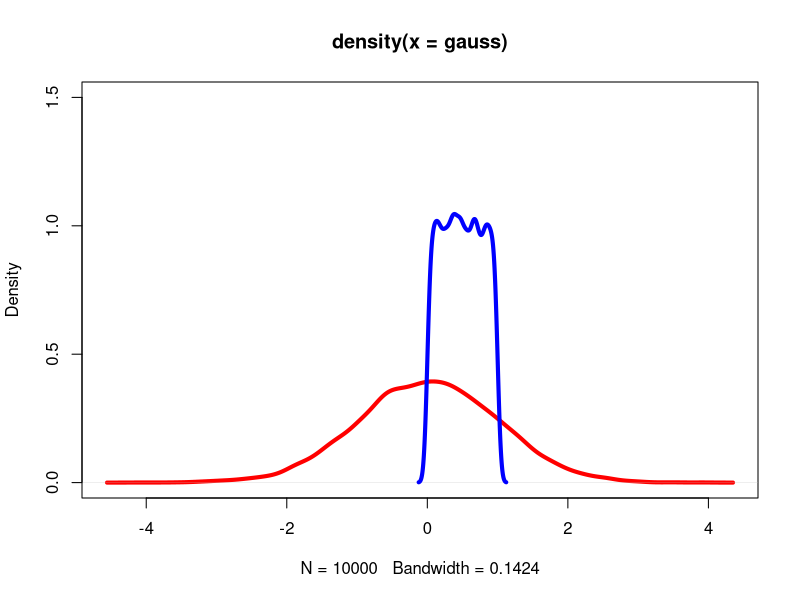
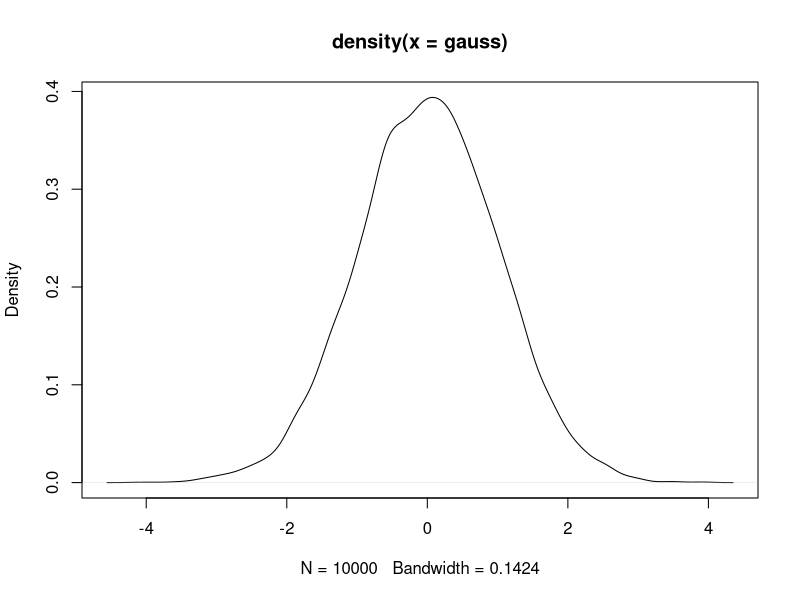
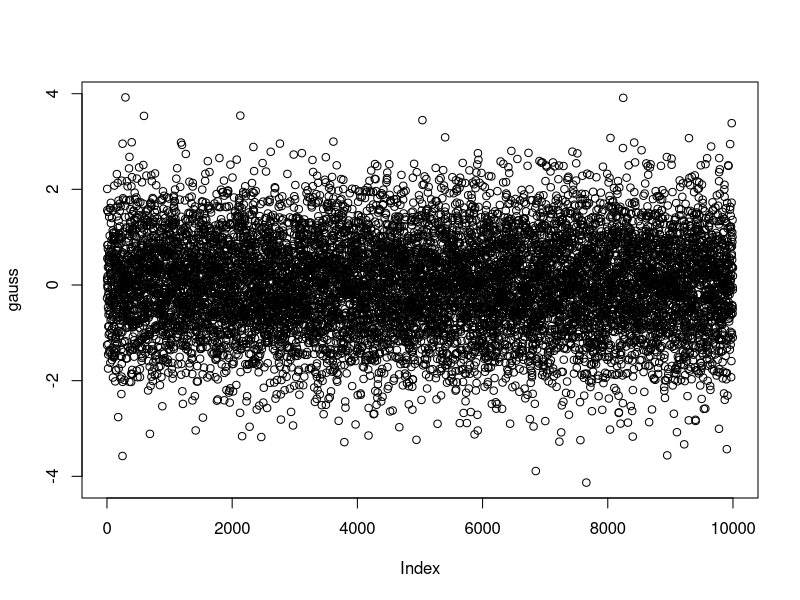
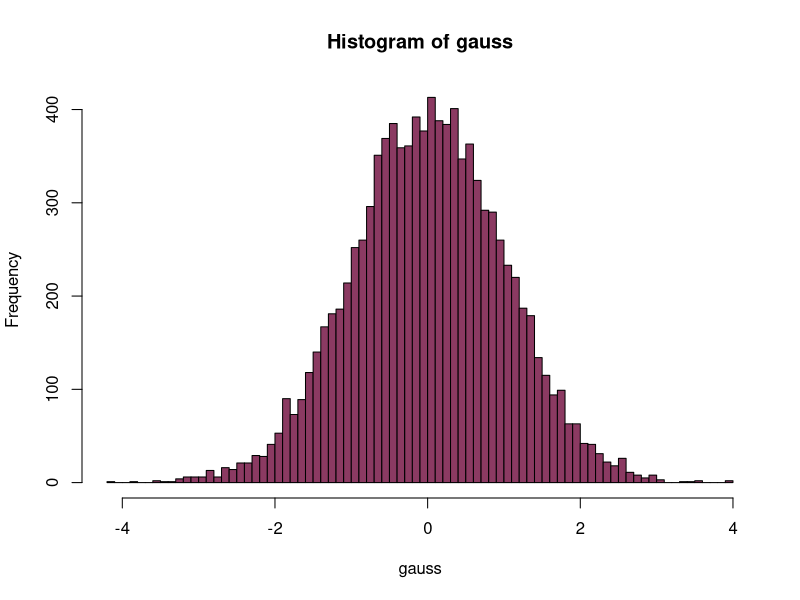
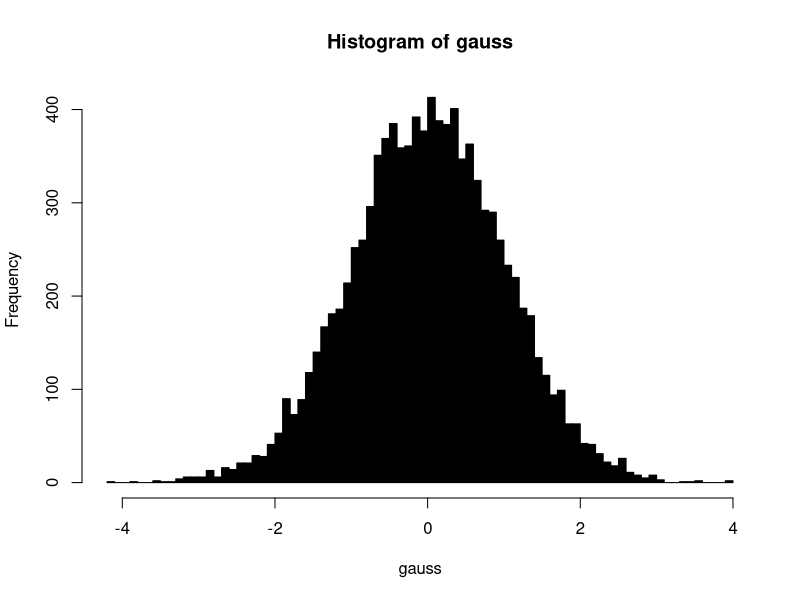
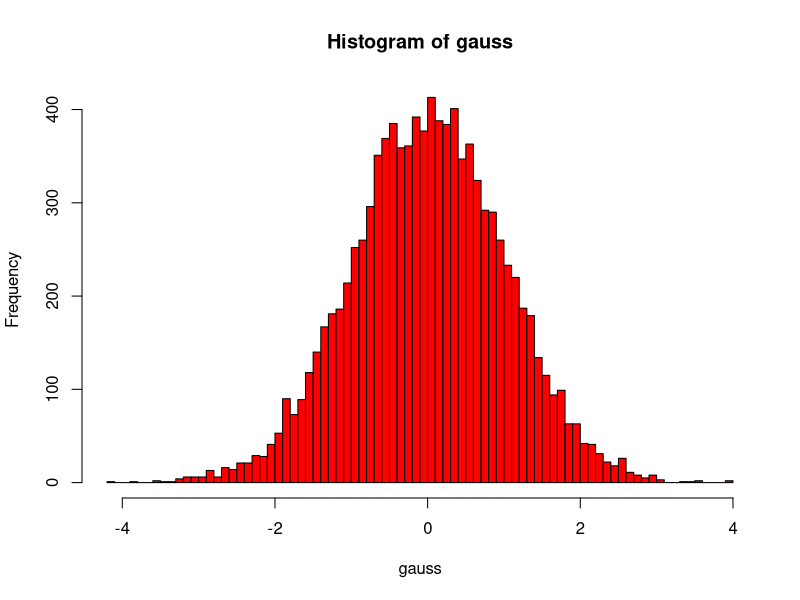
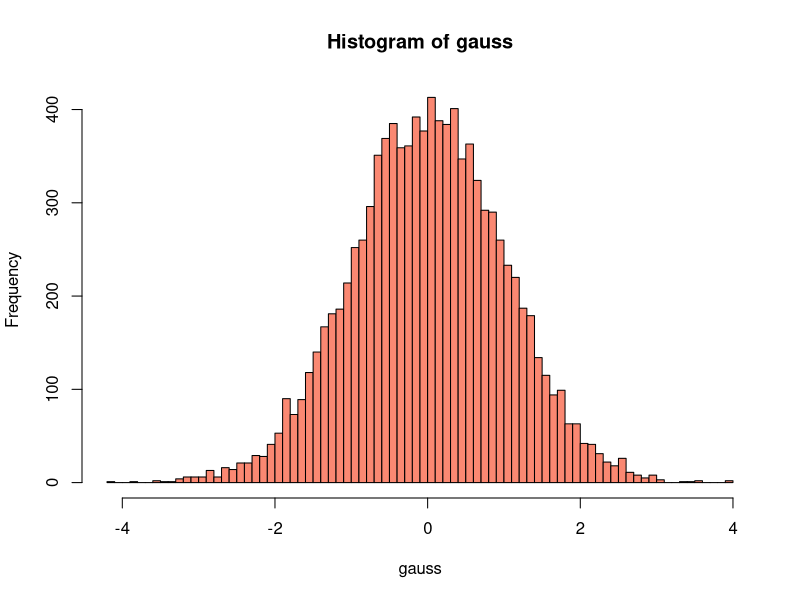
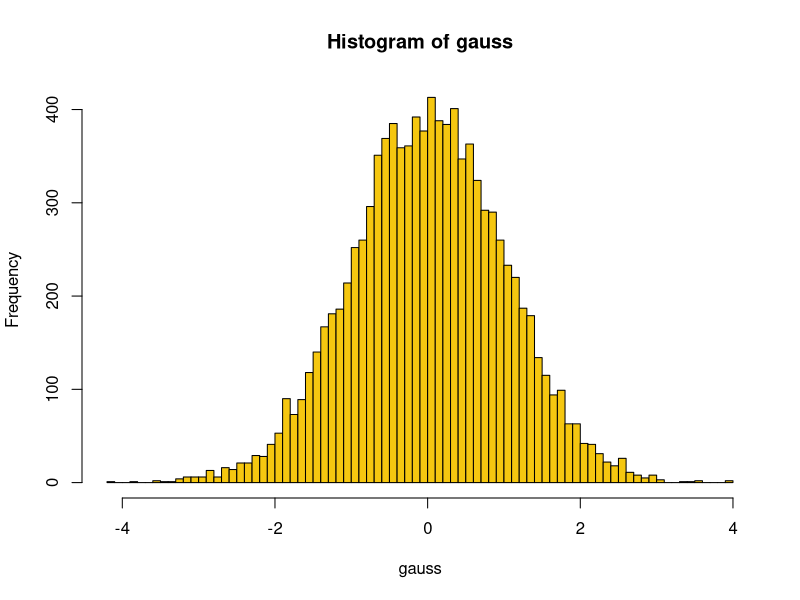

The R source for these figures, in order:
# generate random data
x<-runif(10)  # do ?unif

uniform<-runif(10000)
gauss <- rnorm(10000)

mean(uniform)
mean(gauss)

summary(uniform)
summary(gauss)

# a better way to visualize data (a little more complex)
plot(density(gauss), ylim=c(0,1.5), col="red", lwd=4)
lines(density(uniform), col="blue", lwd=4)

plot(density(gauss))
plot(gauss)

hist(gauss, breaks=100, col="hotpink4")

# RGB coloring convention
# 00 Red  00 Green  00 Blue
# Hexadecimal base
# NUmbers range from 00 to FF
hist(gauss, breaks=100, col="#000000")  # 000000 -> black
hist(gauss, breaks=100, col="#FF0000")  # FF gives the max value 
hist(gauss, breaks=100, col="#FA8872")  # salmon

# brutal way to color
hist(gauss, breaks=100, col="7") 

plot(density(gauss), lwd=10, col="seagreen")


gauss1 <- rnorm(1000, mean=1, sd=0.5)
gauss2 <- rnorm(1000, mean=2, sd=1)

sd(gauss1)
sd(gauss2)

summary(gauss1)
summary(gauss2)

# best way to assess differences between distributions is plotting

plot(density(gauss1))
lines(density(gauss2))  # lines plots only lines data
points(c(2,0.4), pch="*")
text(0,0.5, labels = "Eurovision was an inside job")
